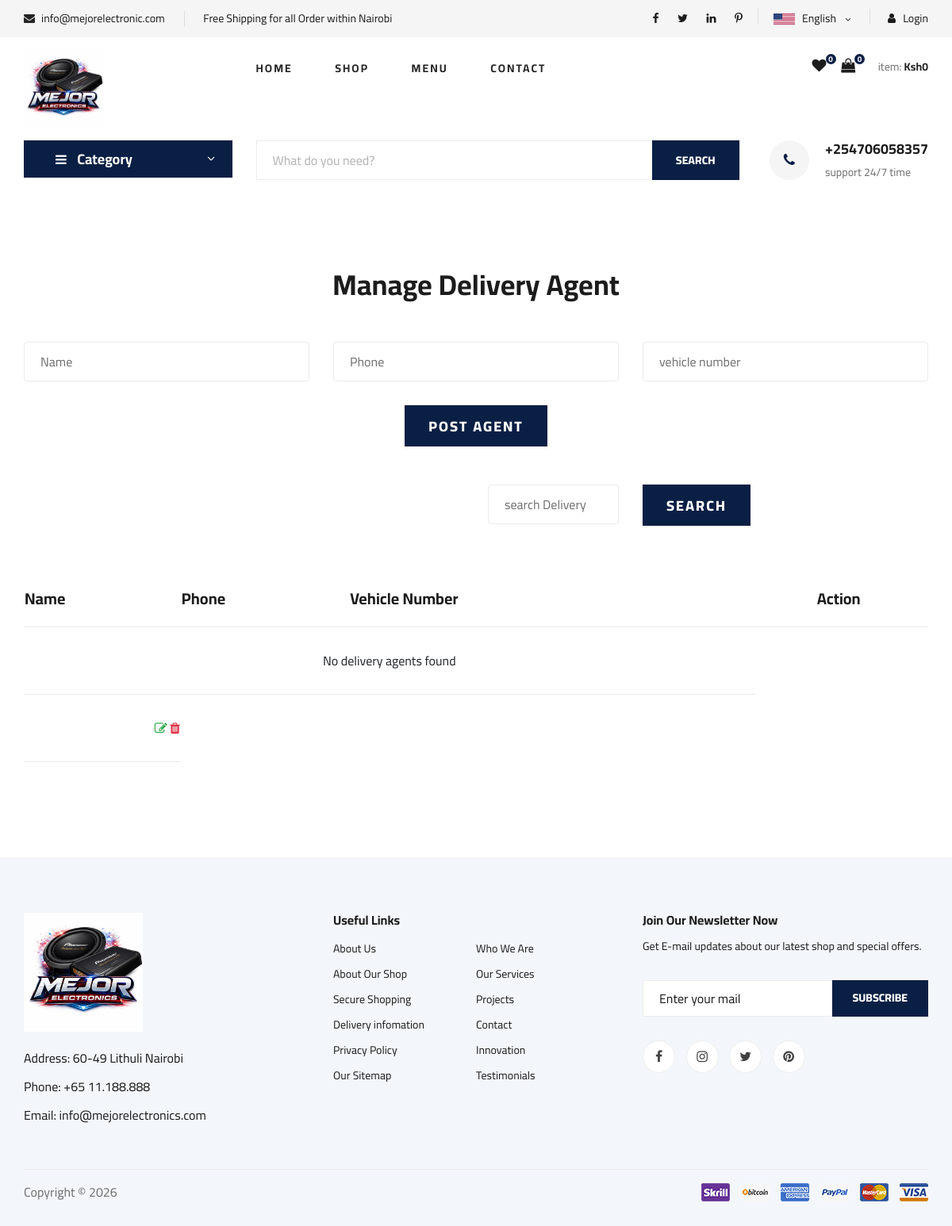
Page /addAgent on the earlier database version.
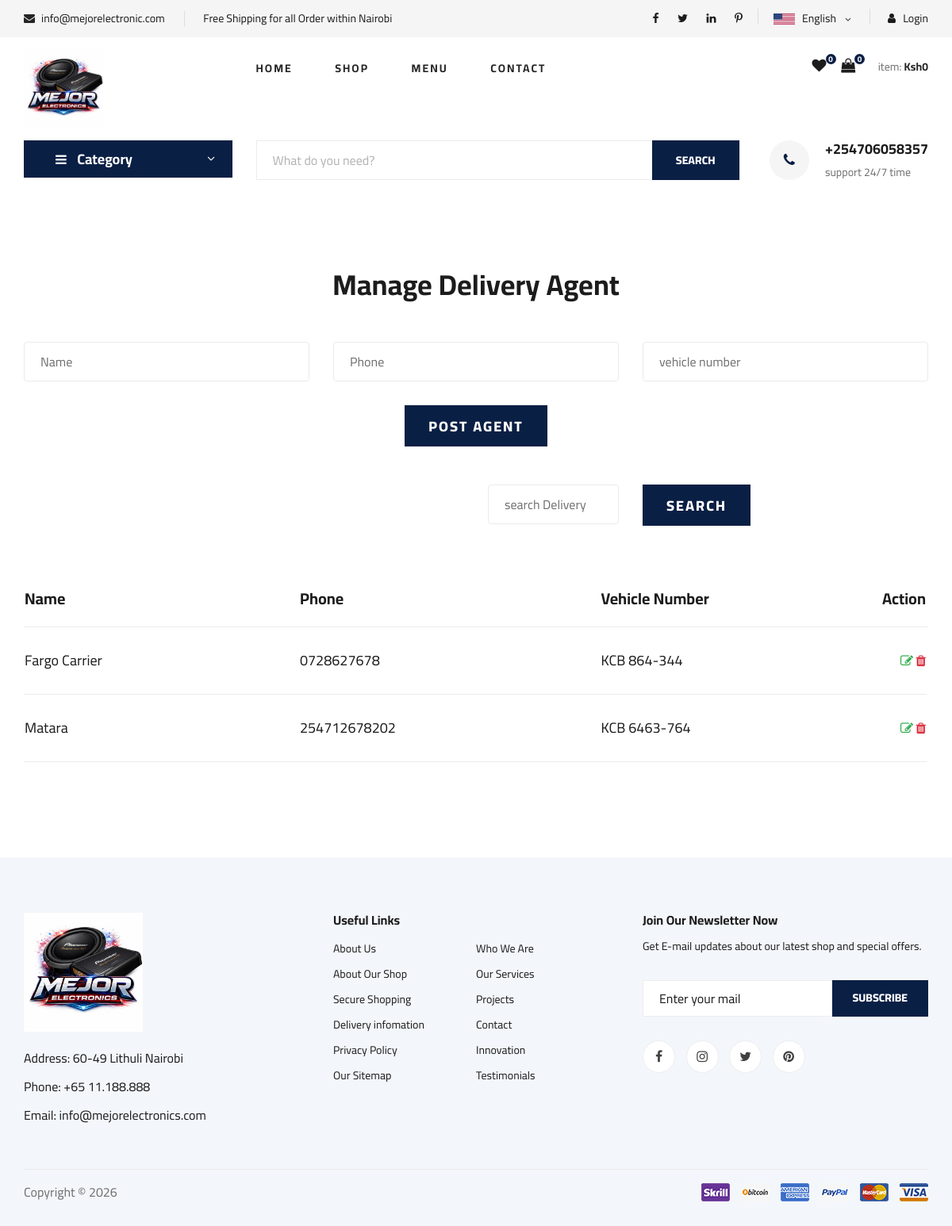
Same page on the later database version.
### demoapp/models.py (models this page shows, shortened)
class DeliveryAgent(models.Model):
    name = models.CharField(max_length=100)
    phone = models.CharField(max_length=20)
    vehicle_number = models.CharField(max_length=50, blank=True, null=True)

### demoapp/views.py (the view)
# urls.py: path("addAgent",views.addAgent,name="addAgent"),
def addAgent(request):
    if request.method == "POST":
        form = DeliveryAgentForm(request.POST)
        if form.is_valid():
            form.save()
            messages.success(request, "Saved successfully")
            return redirect('addAgent')  # change to your URL
        else:
            messages.success(request, "Failed successfully")
            return redirect('addAgent')  # change to your URL
    else:
        form = DeliveryAgentForm()
    agents = DeliveryAgent.objects.all()
    return render(request,'addAgent.html', {'form': form,'agents': agents})

### demoapp/forms.py (shortened to what this page needs)
class DeliveryAgentForm(forms.ModelForm):
    class Meta:
        model = DeliveryAgent
        fields = ['name', 'phone', 'vehicle_number']

### demoapp/context_processors.py (called while the page is built)
def product_list(request):
    return {
        "product_list": Product.objects.all()
    }

def favorite_count(request):
    count = 0
    if request.user.is_authenticated:
        count = Favorite.objects.filter(user=request.user).count()
    return {
        "favorite_count": count
    }

def cart_total(request):
    cart = request.session.get('cart', {})
    subtotal = 0
    cart_count = 0
    for item in cart.values():
        subtotal += Decimal(item['price']) * item['quantity']
        cart_count += item['quantity']
    return {
        "subtotal": subtotal,
        "cart_count": cart_count
    }

### templates/addAgent.html (shortened to what this page needs)
{% extends 'master.html' %}
{% load static %}
{% block content%}
<div class="contact-form spad">
    <div class="container">
        <div class="row">
            <div class="col-lg-12">
                <div class="contact__form__title">
                    <h2>Manage Delivery Agent</h2>
                </div>
            </div>
        </div>
        {% if agent.name %}
           <form  method="post">
        {% else %}
        <form  method="post">
        {% endif %}
            <div class="row">
                <div class="col-lg-4">
                    <input type="text" placeholder="Name" name="name" value="{{agent.name}}" >
                </div>
                <div class="col-lg-4">
                    <input type="text" placeholder="Phone" name="phone" value="{{agent.phone}}" >
                </div>
                <div class="col-lg-4">
                    <input type="text"  name="vehicle_number" placeholder="vehicle number" value="{{agent.vehicle_number}}">
                </div>
            </div>
            <div class="row">
                <div class="col-lg-12 text-center">
                    <button type="submit" class="site-btn">
                        {% if agent.name %}
                            Update Agent
                        {% else %}
                            Post Agent
                        {% endif %}
                    </button>
                </div>
            </div>
        </form>
        <div class="row mt-5">
            <div class="col-lg-6"></div>
            <div class="col-lg-4">
                <form action="{% url 'searchDelivery' %}" >
                    <div class="row">
                        <div class="col-md-6">
                            <input type="text" class="form-control" name="Deliveryname"  placeholder="search Delivery"
                                autocomplete="off" required>
                        </div>
                        <div class="col-md-6">
                            <button type="submit" class="site-btn">SEARCH</button>
                        </div>
                    </div>
                </form>
            </div>
        </div>
        <div class="row mt-5">
            <div class="col-lg-12">
                <div class="shoping__cart__table">
                    <table>
                        <thead>
                            <tr>
                                <th class="shoping__product">Name</th>
                                <th class="shoping__product">Phone</th>
                                <th class="shoping__product">Vehicle Number</th>
                                <th>Action</th>
                                <th></th>
                            </tr>
                        </thead>
                        <tbody>
                            {% for agent in agents %}
                            <tr>
                                <td class="shoping__cart__item">
                                    <h5>{{agent.name}}</h5>
                                </td>
                                 <td class="shoping__cart__item">
                                    <h5>{{agent.phone}}</h5>
                                </td>
                                <td class="shoping__cart__item">
                                    <h5>{{agent.vehicle_number}}</h5>
                                </td>
                                <td class="shoping__cart__item__close">
                                    <a href="/edit-Agent/{{agent.id}}"><i class="fa fa-edit text-success"></i></a>
                                    <a href="/delete-Agent/{{agent.id}}"><i class="fa fa-trash text-danger"></i></a>
                                </td>
                            </tr>
                            {% empty %}
                            <tr>
                                <td colspan="3">No delivery agents found</td>
                            </tr>
                            <td class="shoping__cart__item__close">
                                <a href="{% url 'edit_Agent' agent.id %}">
                                    <i class="fa fa-edit text-success"></i>
                                </a>
                                <a href="{% url 'delete_Agent' agent.id %}">
                                    <i class="fa fa-trash text-danger"></i>
                                </a>
                            </td>
                            {% endfor %}
                        </tbody>
                    </table>
                     <div class="product__pagination">
                            </div>
                </div>
            </div>
        </div>
    </div>
</div>
{% endblock%}

### templates/master.html (shortened to what this page needs)
{% load static %}
<!DOCTYPE html>
<html lang="zxx">
<head>
    <link rel="stylesheet" href="{% static 'css/bootstrap.min.css' %}" type="text/css">
    <link rel="stylesheet" href="{% static 'css/font-awesome.min.css' %}" type="text/css">
    <link rel="stylesheet" href="{% static 'css/elegant-icons.css' %}" type="text/css">
    <link rel="stylesheet" href="{% static 'css/nice-select.css' %}" type="text/css">
    <link rel="stylesheet" href="{% static 'css/jquery-ui.min.css' %}" type="text/css">
    <link rel="stylesheet" href="{% static 'css/owl.carousel.min.css' %}" type="text/css">
    <link rel="stylesheet" href="{% static 'css/slicknav.min.css' %}" type="text/css">
    <link rel="stylesheet" href="{% static 'css/style.css' %}" type="text/css">
</head>
<body>
    <header class="header">
        <div class="header__top">
            <div class="container">
                <div class="row">
                    <div class="col-lg-6">
                        <div class="header__top__left">
                            <ul>
                                <li><i class="fa fa-envelope"></i> info@mejorelectronic.com</li>
                                <li>Free Shipping for all Order within Nairobi</li>
                            </ul>
                        </div>
                    </div>
                    <div class="col-lg-6">
                        <div class="header__top__right">
                            <div class="header__top__right__social">
                                <a href="#"><i class="fa fa-facebook"></i></a>
                                <a href="#"><i class="fa fa-twitter"></i></a>
                                <a href="#"><i class="fa fa-linkedin"></i></a>
                                <a href="#"><i class="fa fa-pinterest-p"></i></a>
                            </div>
                            <div class="header__top__right__language">
                                <img src="{% static 'img/language.png' %}" alt="">
                                <div>English</div>
                                <span class="arrow_carrot-down"></span>
                            </div>
                            <div class="header__top__right__auth">
                                {% if user.is_authenticated %}
                                <a href="#"><i class="fa fa-user"></i>
                                    {{ user.username }}
                                </a>
                                <a href="{% url 'logout' %}">logout</a>
                                {% else %}
                                <a href="{% url 'login' %}"><i class="fa fa-user"></i>
                                    Login
                                </a>
                                {% endif %}
                            </div>
                        </div>
                    </div>
                </div>
            </div>
        </div>
        <div class="container">
            <div class="row">
                <div class="col-lg-3">
                    <div class="header__logo">
                        <a href="{% url 'index' %}"><img src="{% static 'img/logo2.png' %}" alt="" width="100"></a>
                    </div>
                </div>
                <div class="col-lg-6">
                    <nav class="header__menu">
                        <ul>
                            <li class="{% if request.path == '/' %}active{% endif %}"><a
                                    href="{% url 'index' %}">Home</a></li>
                            <li class="{% if request.path == '/shop/' %}active{% endif %}"><a
                                    href="{% url 'shop' %}">Shop</a></li>
                            <li><a href="#">Menu</a>
                            </li>
                            <li><a href="{% url 'contact' %}">Contact</a></li>
                        </ul>
                    </nav>
                </div>
                <div class="col-lg-3">
                    <div class="header__cart">
                        <ul>
                            <li><a href="#"><i class="fa fa-heart"></i> <span>{{ favorite_count }}</span></a></li>
                            <li>
                                <a href="{% url 'cart' %}">
                                    <i class="fa fa-shopping-bag"></i>
                                    <span>{{ request.session.cart|length }}</span>
                                </a>
                            </li>
                        </ul>
                        <div class="header__cart__price">item: <span>Ksh{{subtotal}}</span></div>
                    </div>
                </div>
            </div>
        </div>
    </header>
    <section class="hero hero-normal">
        <div class="container">
            <div class="row">
                <div class="col-lg-3">
                    <div class="hero__categories">
                        <div class="hero__categories__all">
                            <i class="fa fa-bars"></i>
                            <span>Category</span>
                        </div>
                    </div>
                </div>
                <div class="col-lg-9">
                    <div class="hero__search">
                        <div class="hero__search__form">
                            <form action="{% url 'shop' %}">
                                <input type="text" class="hero__categories" name="product"
                                    placeholder="What do you need?" list="productlist" autocomplete="off">
                                <button type="submit" class="site-btn">SEARCH</button>
                            </form>
                        </div>
                        <div class="hero__search__phone">
                            <div class="hero__search__phone__icon">
                                <i class="fa fa-phone"></i>
                            </div>
                            <div class="hero__search__phone__text">
                                <h5>+254706058357</h5>
                                <span>support 24/7 time</span>
                            </div>
                        </div>
                    </div>
                </div>
            </div>
        </div>
    </section>
    {% block content%}
    {% endblock %}
    <footer class="footer spad">
        <div class="container">
            <div class="row">
                <div class="col-lg-3 col-md-6 col-sm-6">
                    <div class="footer__about">
                        <div class="footer__about__logo">
                            <a href="{% url 'index' %}"><img src="{% static 'img/logo2.png' %}" alt="" width="150"></a>
                        </div>
                        <ul>
                            <li>Address: 60-49 Lithuli   Nairobi</li>
                            <li>Phone: +65 11.188.888</li>
                            <li>Email: info@mejorelectronics.com</li>
                        </ul>
                    </div>
                </div>
                <div class="col-lg-4 col-md-6 col-sm-6 offset-lg-1">
                    <div class="footer__widget">
                        <h6>Useful Links</h6>
                        <ul>
                            <li><a href="#">About Us</a></li>
                            <li><a href="#">About Our Shop</a></li>
                            <li><a href="#">Secure Shopping</a></li>
                            <li><a href="#">Delivery infomation</a></li>
                            <li><a href="#">Privacy Policy</a></li>
                            <li><a href="#">Our Sitemap</a></li>
                        </ul>
                        <ul>
                            <li><a href="#">Who We Are</a></li>
                            <li><a href="#">Our Services</a></li>
                            <li><a href="#">Projects</a></li>
                            <li><a href="#">Contact</a></li>
                            <li><a href="#">Innovation</a></li>
                            <li><a href="#">Testimonials</a></li>
                        </ul>
                    </div>
                </div>
                <div class="col-lg-4 col-md-12">
                    <div class="footer__widget">
                        <h6>Join Our Newsletter Now</h6>
                        <p>Get E-mail updates about our latest shop and special offers.</p>
                        <form action="#">
                            <input type="text" placeholder="Enter your mail">
                            <button type="submit" class="site-btn">Subscribe</button>
                        </form>
                        <div class="footer__widget__social">
                            <a href="#"><i class="fa fa-facebook"></i></a>
                            <a href="#"><i class="fa fa-instagram"></i></a>
                            <a href="#"><i class="fa fa-twitter"></i></a>
                            <a href="#"><i class="fa fa-pinterest"></i></a>
                        </div>
                    </div>
                </div>
            </div>
            <div class="row">
                <div class="col-lg-12">
                    <div class="footer__copyright">
                        <div class="footer__copyright__text">
                            <p>
                                Copyright &copy;
                            </p>
                        </div>
                        <div class="footer__copyright__payment"><img src="{% static 'img/payment-item.png' %}" alt="">
                        </div>
                    </div>
                </div>
            </div>
        </div>
    </footer>
</body>
</html>

Differences in the rows shown:
added DeliveryAgent: name "Fargo Carrier", phone "0728627678", vehicle_number "KCB 864-344"
added DeliveryAgent: name "Matara", phone "254712678202", vehicle_number "KCB 6463-764"
Other differences:
text no longer shown: "No delivery agents found"
